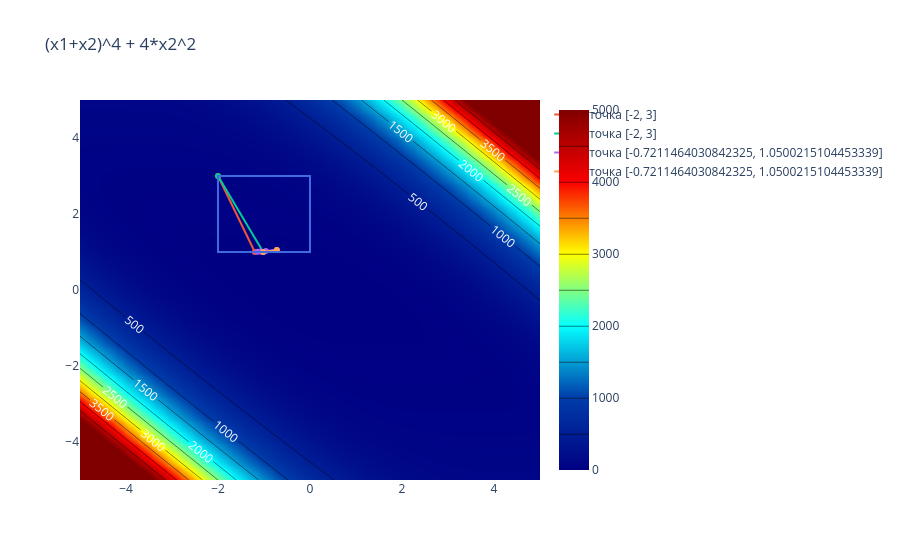

Write notebook code for a chart like this one.
### Markdown cell above
### В данной лабораторной работе изучаются следующие методы решения задач условной оптимизации:
1. метод штрафных функций
2. метод барьерных функций
3. метод проекции градиента
4. метод условного градиента

![image.png](attachment:image.png)

Вариант 13

### Code cell
import numpy as np
import sympy as sp
import plotly.graph_objects as go
import random 


def auxiliary_point_gd(grad, lower, upper, step_size=0.05, maxiter=1000, eps=1e-9):
    x = np.array([(lower[0] + upper[0]) / 2, (lower[1] + upper[1]) / 2])
    for _ in range(maxiter):
        c_grad = np.array([grad[0](x[0], x[1]), grad[1](x[0], x[1])])
        if np.linalg.norm(c_grad) < eps:
            break
        x_new = x - step_size * c_grad   
        x_new = np.clip(x_new, lower, upper)
        if np.linalg.norm(x_new - x) < eps:
            break
        x = x_new
    return x


def select_alpha_gd(grad, x, p, alpha=0.5, step_size=0.05, maxiter=1000, eps=1e-9):
    for _ in range(maxiter):
        x_alpha = x + alpha * p

        g = np.array([grad[0](x_alpha[0], x_alpha[1]),
                      grad[1](x_alpha[0], x_alpha[1])])
        grad_a = np.dot(g, p) 
        alpha_new = alpha - step_size * grad_a
        alpha_new = np.clip(alpha_new, 0.0, 1.0)
        if abs(alpha_new - alpha) < eps:
            break
        alpha = alpha_new
    return alpha


def cond_grad(f, x0, lower, upper, eps=1e-5, maxiter=1000, step_size=0.05):
    x = x0.copy()
    fun = sp.lambdify([x1, x2], f, "math")
    x_path = [x.copy()]
    fx = fun(x[0], x[1])
    f_path = [fx]

    x1d = sp.diff(f, x1)
    x2d = sp.diff(f, x2)
    x1d = sp.lambdify([x1, x2], x1d, "math")
    x2d = sp.lambdify([x1, x2], x2d, "math")

    for k in range(maxiter):
        x_bar = auxiliary_point_gd([x1d, x2d], lower, upper, step_size=step_size, maxiter=10000, eps = eps)
        direction = x_bar - x
        if np.linalg.norm(direction) < eps:
            break

        alpha = select_alpha_gd([x1d, x2d], x, direction, step_size=step_size, maxiter=10000, eps = eps)

        x = x + alpha * direction
        x_path.append(x.copy())
        fx = fun(x[0], x[1])
        f_path.append(fx)

    return x_path, f_path, k


x1, x2 = sp.symbols('x1, x2')
f = (x1+x2)**4 + 4*x2**2
random.seed(42)
p_list = ([-2, 3], [random.uniform(-2, 0),  random.uniform(1, 3)])
e_list = (0.1, 1e-6)
lower = [-2, 1]
upper = [0, 3]
x1_range = np.linspace(-3, 1, 100)
x2_range = np.linspace(0, 4, 100)

x1_range = np.linspace(-5, 5, 100)
x2_range = np.linspace(-5, 5, 100)

x, y = np.meshgrid(x1_range, x2_range)
fu = (x+y)**4 + 4*y**2
fig = go.Figure(data=[go.Contour(
    zmax = 5000, zmin = 0,
    z=fu, x=x1_range, y=x2_range, colorscale='Jet',
    contours=dict(
        coloring = 'heatmap',
        showlabels = True,
        labelfont = dict(
            size = 12,
            color = 'white',
        )
    ) 
)])
fig.update_layout(title=f'(x1+x2)^4 + 4*x2^2') 
fig.add_shape(type="rect",
    x0=-2, y0=1, x1=0, y1=3,
    line=dict(color="RoyalBlue"),)

# method visualize

for point in p_list:
    for e in e_list:
        print(f'point = {point}')
        ans = cond_grad(f, point, lower, upper, eps=e)
        print(ans[0][-1], ans[1][-1], ans[2])
        fig.add_trace(go.Scatter(x=[i[0] for i in ans[0]], y=[i[1] for i in ans[0]], name=f'точка {point}'))
fig.show()

### Figure 1 — Plotly figure (JSON) as saved in the notebook; plotly's stock layout.template omitted (floating-point values rounded to 4 significant figures; data arrays with more than 128 entries replaced by an {"elided": "..."} marker saying what was removed)
{"data": [{"colorscale": [[0, "rgb(0,0,131)"], [0.2, "rgb(0,60,170)"], [0.4, "rgb(5,255,255)"], [0.6, "rgb(255,255,0)"], [0.8, "rgb(250,0,0)"], [1, "rgb(128,0,0)"]], "contours": {"coloring": "heatmap", "labelfont": {"color": "white", "size": 12}, "showlabels": true}, "type": "contour", "x": [-5.0, -4.899, -4.798, -4.697, -4.596, -4.495, -4.394, -4.293, -4.192, -4.091, -3.99, -3.889, -3.788, -3.687, -3.586, -3.485, -3.384, -3.283, -3.182, -3.081, -2.98, -2.879, -2.778, -2.677, -2.576, -2.475, -2.374, -2.273, -2.172, -2.071, -1.97, -1.869, -1.768, -1.667, -1.566, -1.465, -1.364, -1.263, -1.162, -1.061, -0.9596, -0.8586, -0.7576, -0.6566, -0.5556, -0.4545, -0.3535, -0.2525, -0.1515, -0.05051, 0.05051, 0.1515, 0.2525, 0.3535, 0.4545, 0.5556, 0.6566, 0.7576, 0.8586, 0.9596, 1.061, 1.162, 1.263, 1.364, 1.465, 1.566, 1.667, 1.768, 1.869, 1.97, 2.071, 2.172, 2.273, 2.374, 2.475, 2.576, 2.677, 2.778, 2.879, 2.98, 3.081, 3.182, 3.283, 3.384, 3.485, 3.586, 3.687, 3.788, 3.889, 3.99, 4.091, 4.192, 4.293, 4.394, 4.495, 4.596, 4.697, 4.798, 4.899, 5.0], "y": [-5.0, -4.899, -4.798, -4.697, -4.596, -4.495, -4.394, -4.293, -4.192, -4.091, -3.99, -3.889, -3.788, -3.687, -3.586, -3.485, -3.384, -3.283, -3.182, -3.081, -2.98, -2.879, -2.778, -2.677, -2.576, -2.475, -2.374, -2.273, -2.172, -2.071, -1.97, -1.869, -1.768, -1.667, -1.566, -1.465, -1.364, -1.263, -1.162, -1.061, -0.9596, -0.8586, -0.7576, -0.6566, -0.5556, -0.4545, -0.3535, -0.2525, -0.1515, -0.05051, 0.05051, 0.1515, 0.2525, 0.3535, 0.4545, 0.5556, 0.6566, 0.7576, 0.8586, 0.9596, 1.061, 1.162, 1.263, 1.364, 1.465, 1.566, 1.667, 1.768, 1.869, 1.97, 2.071, 2.172, 2.273, 2.374, 2.475, 2.576, 2.677, 2.778, 2.879, 2.98, 3.081, 3.182, 3.283, 3.384, 3.485, 3.586, 3.687, 3.788, 3.889, 3.99, 4.091, 4.192, 4.293, 4.394, 4.495, 4.596, 4.697, 4.798, 4.899, 5.0], "z": {"elided": "100x100 float values"}, "zmax": 5000, "zmin": 0}, {"name": "точка [-2, 3]", "type": "scatter", "x": [-2, -1.2], "y": [3, 1]}, {"name": "точка [-2, 3]", "type": "scatter", "x": [-2, -1.017], "y": [3, 1]}, {"name": "точка [-0.7211464030842325, 1.0500215104453339]", "type": "scatter", "x": [-0.7211, -0.9606, -1.08, -1.14], "y": [1.05, 1.025, 1.013, 1.006]}, {"name": "точка [-0.7211464030842325, 1.0500215104453339]", "type": "scatter", "x": [-0.7211, -1.017], "y": [1.05, 1]}], "layout": {"shapes": [{"line": {"color": "RoyalBlue"}, "type": "rect", "x0": -2, "x1": 0, "y0": 1, "y1": 3}], "title": {"text": "(x1+x2)^4 + 4*x2^2"}}}
